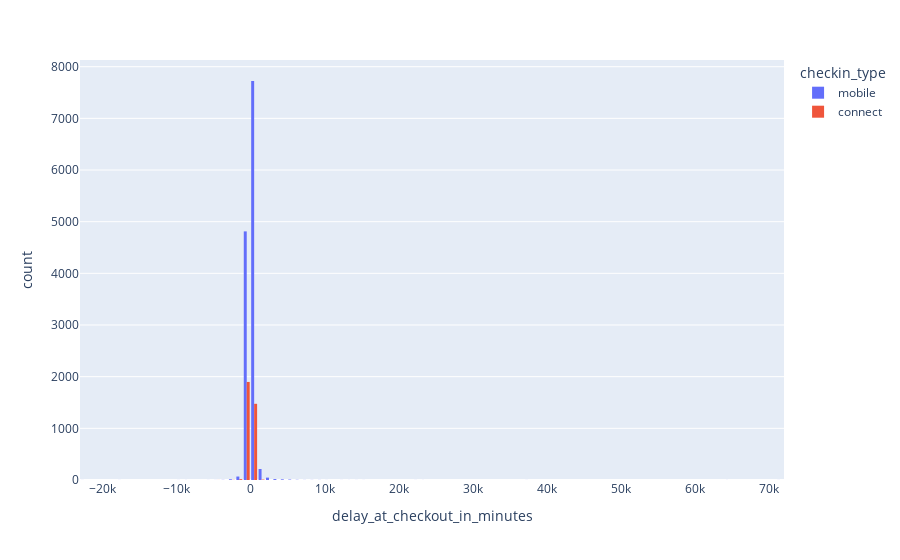

The code cell stored with this chart in its notebook:
### Code cell
px.histogram(delay_df, 'delay_at_checkout_in_minutes', barmode="group", color='checkin_type', nbins=int(np.sqrt(delay_df.shape[0])))

### Figure 1 — Plotly figure (JSON) as saved in the notebook; plotly's stock layout.template omitted (floating-point values rounded to 4 significant figures; data arrays with more than 128 entries replaced by an {"elided": "..."} marker saying what was removed)
{"data": [{"alignmentgroup": "True", "bingroup": "x", "hovertemplate": "checkin_type=mobile<br>delay_at_checkout_in_minutes=%{x}<br>count=%{y}<extra></extra>", "legendgroup": "mobile", "marker": {"color": "#636efa", "pattern": {"shape": ""}}, "name": "mobile", "nbinsx": 145, "offsetgroup": "mobile", "orientation": "v", "showlegend": true, "type": "histogram", "x": {"elided": "17003 float values"}, "xaxis": "x", "yaxis": "y"}, {"alignmentgroup": "True", "bingroup": "x", "hovertemplate": "checkin_type=connect<br>delay_at_checkout_in_minutes=%{x}<br>count=%{y}<extra></extra>", "legendgroup": "connect", "marker": {"color": "#EF553B", "pattern": {"shape": ""}}, "name": "connect", "nbinsx": 145, "offsetgroup": "connect", "orientation": "v", "showlegend": true, "type": "histogram", "x": {"elided": "4307 float values"}, "xaxis": "x", "yaxis": "y"}], "layout": {"barmode": "group", "legend": {"title": {"text": "checkin_type"}, "tracegroupgap": 0}, "margin": {"t": 60}, "xaxis": {"anchor": "y", "domain": [0, 1], "title": {"text": "delay_at_checkout_in_minutes"}}, "yaxis": {"anchor": "x", "domain": [0, 1], "title": {"text": "count"}}}}
